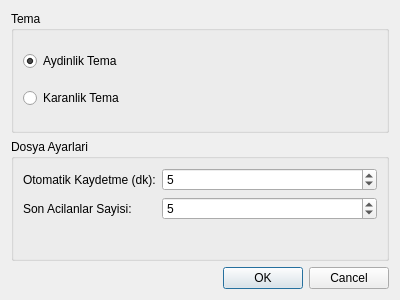
<?xml version="1.0" encoding="UTF-8"?>
<ui version="4.0">
 <class>AyarlarDialog</class>
 <widget class="QDialog" name="AyarlarDialog">
  <property name="windowTitle">
   <string>Ayarlar</string>
  </property>
  <property name="geometry">
   <rect><x>0</x><y>0</y>
         <width>400</width><height>300</height>
   </rect>
  </property>
  <layout class="QVBoxLayout" name="anaLayout">
   <item>
    <widget class="QGroupBox" name="temaGroup">
     <property name="title">
      <string>Tema</string>
     </property>
     <layout class="QVBoxLayout">
      <item>
       <widget class="QRadioButton"
               name="aydinlikRadio">
        <property name="text">
         <string>Aydinlik Tema</string>
        </property>
        <property name="checked">
         <bool>true</bool>
        </property>
       </widget>
      </item>
      <item>
       <widget class="QRadioButton"
               name="karanlikRadio">
        <property name="text">
         <string>Karanlik Tema</string>
        </property>
       </widget>
      </item>
     </layout>
    </widget>
   </item>
   <item>
    <widget class="QGroupBox"
            name="kayitGroup">
     <property name="title">
      <string>Dosya Ayarlari</string>
     </property>
     <layout class="QFormLayout">
      <item row="0" column="0">
       <widget class="QLabel">
        <property name="text">
         <string>Otomatik Kaydetme (dk):</string>
        </property>
       </widget>
      </item>
      <item row="0" column="1">
       <widget class="QSpinBox"
               name="otomatikKaydetSpin">
        <property name="minimum">
         <number>0</number></property>
        <property name="maximum">
         <number>60</number></property>
        <property name="value">
         <number>5</number></property>
        <property name="specialValueText">
         <string>Kapali</string></property>
       </widget>
      </item>
      <item row="1" column="0">
       <widget class="QLabel">
        <property name="text">
         <string>Son Acilanlar Sayisi:</string>
        </property>
       </widget>
      </item>
      <item row="1" column="1">
       <widget class="QSpinBox"
               name="sonAcilanSayiSpin">
        <property name="minimum">
         <number>1</number></property>
        <property name="maximum">
         <number>20</number></property>
        <property name="value">
         <number>5</number></property>
       </widget>
      </item>
     </layout>
    </widget>
   </item>
   <item>
    <widget class="QDialogButtonBox"
            name="buttonBox">
     <property name="standardButtons">
      <set>QDialogButtonBox::Ok
           |QDialogButtonBox::Cancel</set>
     </property>
    </widget>
   </item>
  </layout>
 </widget>
</ui>
